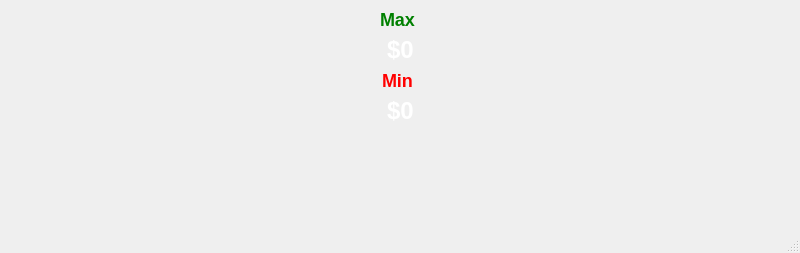
<?xml version="1.0" encoding="UTF-8"?>
<ui version="4.0">
 <class>MainWindow</class>
 <widget class="QMainWindow" name="MainWindow">
  <property name="geometry">
   <rect>
    <x>0</x>
    <y>0</y>
    <width>800</width>
    <height>253</height>
   </rect>
  </property>
  <property name="sizePolicy">
   <sizepolicy hsizetype="Minimum" vsizetype="Minimum">
    <horstretch>0</horstretch>
    <verstretch>30</verstretch>
   </sizepolicy>
  </property>
  <property name="maximumSize">
   <size>
    <width>16777215</width>
    <height>253</height>
   </size>
  </property>
  <property name="windowTitle">
   <string>QtBitcoinMonitor</string>
  </property>
  <widget class="QWidget" name="centralwidget">
   <layout class="QVBoxLayout" name="verticalLayout">
    <item>
     <layout class="QHBoxLayout" name="horizontalLayout_3">
      <item>
       <spacer name="horizontalSpacer_5">
        <property name="orientation">
         <enum>Qt::Horizontal</enum>
        </property>
        <property name="sizeHint" stdset="0">
         <size>
          <width>40</width>
          <height>20</height>
         </size>
        </property>
       </spacer>
      </item>
      <item>
       <widget class="QLabel" name="maxLabel">
        <property name="styleSheet">
         <string notr="true">color: green;</string>
        </property>
        <property name="text">
         <string>&lt;h2&gt; Max &lt;/h2&gt;</string>
        </property>
       </widget>
      </item>
      <item>
       <spacer name="horizontalSpacer_6">
        <property name="orientation">
         <enum>Qt::Horizontal</enum>
        </property>
        <property name="sizeHint" stdset="0">
         <size>
          <width>40</width>
          <height>20</height>
         </size>
        </property>
       </spacer>
      </item>
     </layout>
    </item>
    <item>
     <layout class="QHBoxLayout" name="horizontalLayout">
      <item>
       <spacer name="horizontalSpacer">
        <property name="orientation">
         <enum>Qt::Horizontal</enum>
        </property>
        <property name="sizeHint" stdset="0">
         <size>
          <width>40</width>
          <height>20</height>
         </size>
        </property>
       </spacer>
      </item>
      <item>
       <widget class="QLabel" name="higherValue">
        <property name="styleSheet">
         <string notr="true">color : white;</string>
        </property>
        <property name="text">
         <string>&lt;h1&gt;$0&lt;/h1&gt;</string>
        </property>
       </widget>
      </item>
      <item>
       <spacer name="horizontalSpacer_2">
        <property name="orientation">
         <enum>Qt::Horizontal</enum>
        </property>
        <property name="sizeHint" stdset="0">
         <size>
          <width>40</width>
          <height>20</height>
         </size>
        </property>
       </spacer>
      </item>
     </layout>
    </item>
    <item>
     <layout class="QHBoxLayout" name="horizontalLayout_4">
      <item>
       <spacer name="horizontalSpacer_7">
        <property name="orientation">
         <enum>Qt::Horizontal</enum>
        </property>
        <property name="sizeHint" stdset="0">
         <size>
          <width>40</width>
          <height>20</height>
         </size>
        </property>
       </spacer>
      </item>
      <item>
       <widget class="QLabel" name="minLabel">
        <property name="styleSheet">
         <string notr="true">color: red;</string>
        </property>
        <property name="text">
         <string>&lt;h2&gt; Min &lt;/h2&gt;</string>
        </property>
       </widget>
      </item>
      <item>
       <spacer name="horizontalSpacer_8">
        <property name="orientation">
         <enum>Qt::Horizontal</enum>
        </property>
        <property name="sizeHint" stdset="0">
         <size>
          <width>40</width>
          <height>20</height>
         </size>
        </property>
       </spacer>
      </item>
     </layout>
    </item>
    <item>
     <layout class="QHBoxLayout" name="chartLayout">
      <item>
       <spacer name="horizontalSpacer_3">
        <property name="orientation">
         <enum>Qt::Horizontal</enum>
        </property>
        <property name="sizeHint" stdset="0">
         <size>
          <width>40</width>
          <height>20</height>
         </size>
        </property>
       </spacer>
      </item>
      <item>
       <widget class="QLabel" name="lowerValue">
        <property name="styleSheet">
         <string notr="true">color : white;</string>
        </property>
        <property name="text">
         <string>&lt;h1&gt;$0&lt;/h1&gt;</string>
        </property>
       </widget>
      </item>
      <item>
       <spacer name="horizontalSpacer_4">
        <property name="orientation">
         <enum>Qt::Horizontal</enum>
        </property>
        <property name="sizeHint" stdset="0">
         <size>
          <width>40</width>
          <height>20</height>
         </size>
        </property>
       </spacer>
      </item>
     </layout>
    </item>
    <item>
     <layout class="QHBoxLayout" name="horizontalLayout_2"/>
    </item>
    <item>
     <spacer name="verticalSpacer">
      <property name="orientation">
       <enum>Qt::Vertical</enum>
      </property>
      <property name="sizeHint" stdset="0">
       <size>
        <width>20</width>
        <height>40</height>
       </size>
      </property>
     </spacer>
    </item>
   </layout>
  </widget>
  <widget class="QMenuBar" name="menubar">
   <property name="geometry">
    <rect>
     <x>0</x>
     <y>0</y>
     <width>800</width>
     <height>22</height>
    </rect>
   </property>
  </widget>
  <widget class="QStatusBar" name="statusbar"/>
 </widget>
 <resources/>
 <connections/>
</ui>
